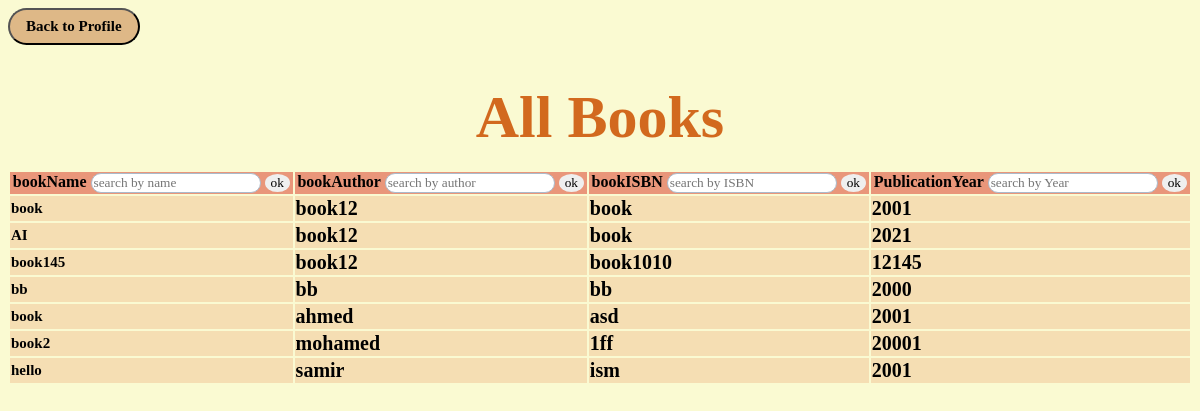
The app's page /adminBooks/ (signed in) with its own data.
### pages/models.py (models this page shows, shortened)
class addbook(models.Model):
    bookname=models.CharField(max_length=50, null= True, blank=True)
    bookauthor=models.CharField(max_length=50, null= True, blank=True)
    ISBN=models.CharField(max_length=50, null= True, blank=True)
    Year=models.IntegerField(null=True, blank=True)
    slug = models.SlugField(null=True, blank=True)
    available = models.BooleanField(null=True, blank=True)
    borrowing_period = models.IntegerField(null=True, blank=True)
    borrower = models.CharField(max_length=50, null= True, blank=True)

### pages/views.py (the view)
# urls.py: path('adminBooks/', views.adminBrowsing, name='adminBooks'),
@req_Login(login_url='login')
def adminBrowsing(request):
    profile = Profile.objects.get(user = request.user)
    context = {
        'books' : addbook.objects.all(),
        'profile':profile
    }
    return render(request, 'pages/adminbrowsing.html',context)

### templates/pages/adminbrowsing.html (shortened to what this page needs)
{% load static %}
{% block books %}
<html>
<head>
    <link rel="stylesheet" href="{% static 'css/Books.css'%}">
</head>
<body>
    <button class="backButton">
        {% if profile.type == "Student"%}
        <a href="{% url 'student'%}">Back to Profile</a>
        {% endif %}
    </button>
    <br>
    <br>
    <header class="header">All Books</header>
    <br>
    <table calss ="table">
    <tr class="tableHeader">
        <th>bookName
            <input type="text" placeholder="search by name">
            <button class="okButton" type="submit" onsubmit="">ok</button>
        </th>
        <th>bookAuthor
            <input type="text" placeholder="search by author">
            <button class="okButton" type="submit" onsubmit="">ok</button>
        </th>
        <th>bookISBN
            <input type="text" placeholder="search by ISBN">
            <button class="okButton" type="submit" onsubmit="">ok</button>
        </th>
        <th>
            PublicationYear
            <input type="text" placeholder="search by Year">
            <button class="okButton" type="submit" onsubmit="">ok</button>
        </th>
    </tr>
    {%for book in books%}
    <tr>
        <td name="bookname"><a href="{% url 'updateBook' book.slug %}">{{book.bookname}}</a></td>
        <td name="bookauthor">{{book.bookauthor}}</td>
        <td name="ISBN">{{book.ISBN}}</td>
        <td name="Year">{{book.Year}}</td>
    </tr>
    {% endfor %}
    </table>
</body>
</html>
{% endblock books%}

### static/css/Books.css (style rules this page uses)
* { font-family: 'segoe ui light'; }
body { background-color:lightgoldenrodyellow; }
.header { text-align: center; color: chocolate; font-size: 60px; padding-top: 20px; font-weight: bold; }
table { width: 100%; }
th { background-color: darksalmon; }
tr { background-color:wheat; width: max-content; }
td { font-size: 20px; font-weight: bold; }
input { border: 1px solid #abc; border-radius: 10px; box-sizing: border-box; }
.okButton { border-radius: 50%; border: none; color:black; text-align: center; text-decoration: none; display: inline-block; }
.backButton { background-color:burlywood; color: white; border-radius: 25px; display: inline-block; padding: 8px 16px; }
a { color: black; text-decoration: none; font-weight: bold; font-size: 15px; }

### records on screen
addbook: bookname "book", bookauthor "book12", ISBN "book", Year "2001"
addbook: bookname "AI", bookauthor "book12", ISBN "book", Year "2021"
addbook: bookname "book145", bookauthor "book12", ISBN "book1010", Year "12145"
addbook: bookname "bb", bookauthor "bb", ISBN "bb", Year "2000"
addbook: bookname "book", bookauthor "ahmed", ISBN "asd", Year "2001"
addbook: bookname "book2", bookauthor "mohamed", ISBN "1ff", Year "20001"
addbook: bookname "hello", bookauthor "samir", ISBN "ism", Year "2001"
